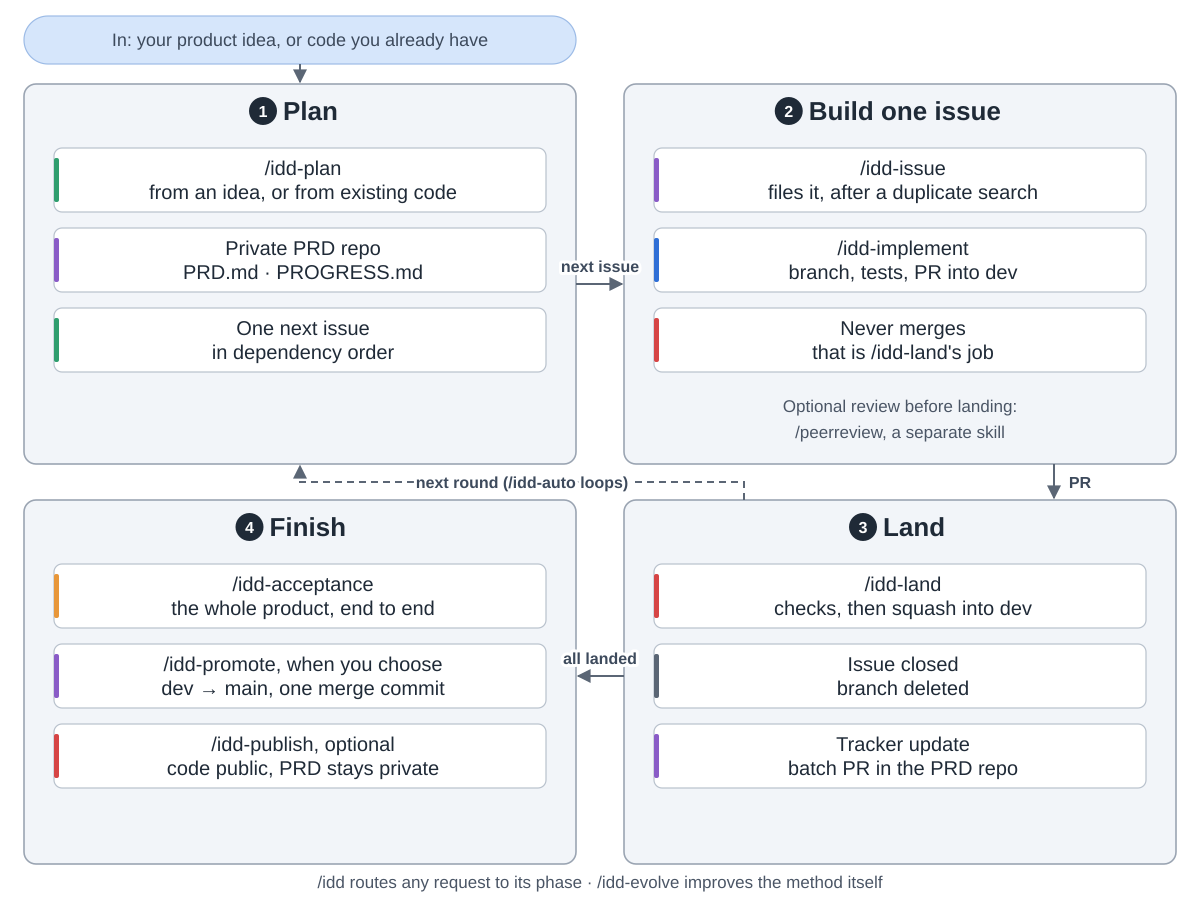

This figure's Python source:
"""idd-skills overview: plan, build one issue, land, finish; the loop runs one issue at a time.
Drawn from maximalfocus/idd-skills at commit f905928 (README.md, CONSTITUTION.md, skills/*/SKILL.md).
Run: python3 diagram.py

Snake order: 1 plan (top left) -> 2 build one issue (top right) -> 3 land (bottom right)
-> 4 finish (bottom left); a dashed arrow from land back to plan is the next round."""
import sys
from pathlib import Path

sys.path.insert(0, str(Path(__file__).resolve().parents[2] / "tools"))
from archdiagram import Diagram  # noqa: E402

d = Diagram("idd-skills overview",
            "In: your product idea, or code you already have. "
            "1 Plan: /idd-plan writes the product contract from an idea or from existing code into a private "
            "PRD repository holding PRD.md and PROGRESS.md, then picks one next issue in dependency order. "
            "2 Build one issue: /idd-issue files it after a duplicate search, and /idd-implement makes a branch, "
            "tests the change and opens a pull request into dev; it never merges, which is /idd-land's job. "
            "An optional review with /peerreview, a separate skill, can come before landing. "
            "3 Land: /idd-land checks the pull request and squash-merges it into dev, the issue is closed and the "
            "branch deleted, and the tracker update goes into a batch pull request in the PRD repository. "
            "Then the next round starts at plan again; /idd-auto runs these rounds by itself. "
            "4 Finish, once every issue has landed: /idd-acceptance tests the whole product end to end; "
            "/idd-promote, whenever you choose, moves dev to main with one merge commit, and the optional "
            "/idd-publish makes the code public while the PRD stays private. "
            "/idd routes any request to its phase, and /idd-evolve improves the method itself.")

L, R, W = 24, 624, 552
T1, H1 = 84, 380
T2, H2 = 500, 364
CW, CH, GAP = 492, 64, 16


def column(x, top, cards, gap=GAP):
    for i, (lbl, kind) in enumerate(cards):
        d.card(x + 30, top + 64 + i * (CH + gap), lbl, kind, w=CW, h=CH)


def notes(x, top, h, a, b):
    d.note(x + W / 2, top + h - 52, a)
    d.note(x + W / 2, top + h - 26, b)


d.pill(L, 16, W, 48, "In: your product idea, or code you already have")
d.arrow(f"M{L + W / 2} 64V{T1 - 2}")

d.group(L, T1, W, H1, "Plan", 1)
column(L, T1, [("/idd-plan|from an idea, or from existing code", "plan"),
               ("Private PRD repo|PRD.md · PROGRESS.md", "write"),
               ("One next issue|in dependency order", "plan")])

d.group(R, T1, W, H1, "Build one issue", 2)
column(R, T1, [("/idd-issue|files it, after a duplicate search", "write"),
               ("/idd-implement|branch, tests, PR into dev", "coding"),
               ("Never merges|that is /idd-land's job", "review")])
notes(R, T1, H1, "Optional review before landing:", "/peerreview, a separate skill")

d.group(R, T2, W, H2, "Land", 3)
column(R, T2, [("/idd-land|checks, then squash into dev", "review"),
               ("Issue closed|branch deleted", "data"),
               ("Tracker update|batch PR in the PRD repo", "write")])

d.group(L, T2, W, H2, "Finish", 4)
column(L, T2, [("/idd-acceptance|the whole product, end to end", "critic"),
               ("/idd-promote, when you choose|dev → main, one merge commit", "write"),
               ("/idd-publish, optional|code public, PRD stays private", "review")])

d.arrow(f"M{L + W} {T1 + 200}H{R - 2}", label="next issue", at=(600, T1 + 188))
d.arrow(f"M{R + 430} {T1 + H1}V{T2 - 2}", label="PR", at=(R + 456, T1 + H1 + 24))
d.arrow(f"M{R + 120} {T2}V{T1 + H1 + 18}H{L + W / 2}V{T1 + H1 + 2}", back=True,
        label="next round (/idd-auto loops)", at=(522, T1 + H1 + 24))
d.arrow(f"M{R} {T2 + 176}H{L + W + 2}", label="all landed", at=(600, T2 + 164))

d.note(600, 888, "/idd routes any request to its phase · /idd-evolve improves the method itself")

d.save(Path(__file__).with_name("diagram.svg"))
